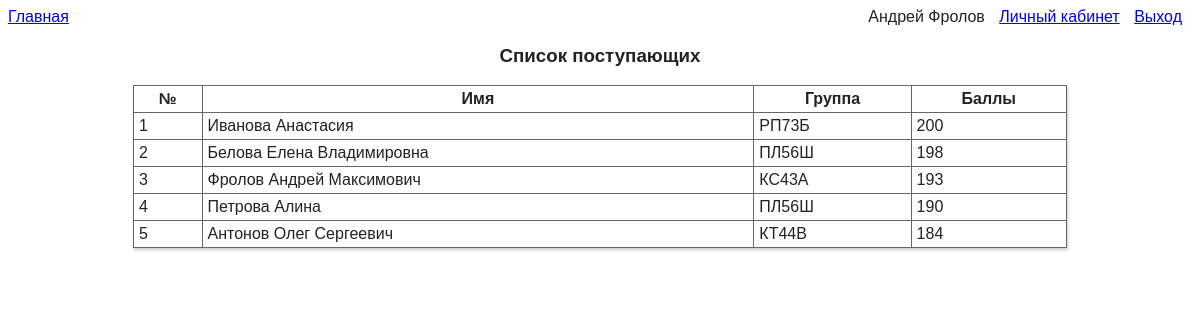
The app's page / (signed in) with its own data.
### tables this page shows
CREATE TABLE `abiturients` (
  `id` int(11) NOT NULL,
  `name` varchar(50) NOT NULL,
  `middleName` varchar(50) DEFAULT NULL,
  `surname` varchar(50) NOT NULL,
  `sex` int(11) NOT NULL,
  `groupNumber` varchar(50) NOT NULL,
  `mark` int(11) NOT NULL,
  `birthDate` date NOT NULL,
  `hostel` int(11) NOT NULL,
  `email` varchar(50) NOT NULL,
  `password` varchar(50) NOT NULL
);

### app/controllers/SiteController.php (called while the page is built, shortened)
<?php
class SiteController
{
    public function actionIndex()
    {
        $abiturientDG = new AbiturientDataGateway();
        $abiturientsList = $abiturientDG->selectByQuery();
        if (isset($_SESSION["id"])) {
            $user = $abiturientDG->selectById($_SESSION["id"]);
        }
        require_once ROOT . "/views/list.php";
    }
}

### app/Router.php (called while the page is built)
<?php
class Router
{
    private $routes;
    public function __construct() {
        $routesPath = ROOT . '/config/routes.php';
        $this->routes = include $routesPath;
    }
    public function getURI()
    {
        if(!empty($_SERVER['REQUEST_URI'])) {
            return substr_replace($_SERVER['REQUEST_URI'], "", 0, 1);
        }
    }
    public function run()
    {
        $uri = $this->getURI();
        if (in_array($uri, $this->routes)) {
            $actionName = "action" . ucfirst($uri);
        } else {
            $actionName = "actionIndex";
        }
        $controllerObject = new SiteController();
        $result = call_user_func(array($controllerObject, $actionName));
    }
}

### public/index.php (called while the page is built, shortened)
<?php
$router = new Router();
$router->run();

### app/models/AbiturientDataGateway.php (called while the page is built, shortened)
<?php
class AbiturientDataGateway
{
    public $pdo;
    public function __construct() {
        $paramsPath = ROOT . "/config/db_params.php";
        $params = include($paramsPath);
        try {
            $pdo = new PDO("mysql:host={$params['host']}; dbname={$params['dbname']}", $params['user'], $params['password']);
            $pdo->setAttribute(PDO::ATTR_ERRMODE, PDO::ERRMODE_EXCEPTION);
            $pdo->exec('SET NAMES "utf8"');
        } catch (PDOException $e) {
            $e->getMessage();
        }
        $this->pdo = $pdo;
    }
    public function selectByQuery($searchQuery = '')
    {
        $abiturientsList = array();
        $sql = "SELECT name, middleName, surname, groupNumber, mark " .
                 "FROM abiturients " .
                "WHERE name LIKE :searchQuery " .
                   "OR surname LIKE :searchQuery " .
                   "OR groupNumber LIKE :searchQuery " .
                   "OR mark LIKE :searchQuery " .
                "ORDER BY mark DESC";
        $result = $this->pdo->prepare($sql);
        $result->bindValue(":searchQuery", $searchQuery . "%");
        $result->execute();
        $i = 0;
        $number = 1;
        while ($row = $result->fetch()) {
            $abiturientsList[$i]["number"] = $number;
            $abiturientsList[$i]["fullName"] = $row["surname"] . " " . $row["name"] . " " . $row["middleName"];
            $abiturientsList[$i]["groupNumber"] = $row["groupNumber"];
            $abiturientsList[$i]["mark"] = $row["mark"];
            $i++;
            $number++;
        }
        return $abiturientsList;
    }
    public function selectById($id)
    {
        $sql = "SELECT name, middleName, surname, sex, groupNumber, mark, birthDate, hostel " .
                 "FROM abiturients " .
                "WHERE id = :id";
        $result = $this->pdo->prepare($sql);
        $result->bindParam(":id", $id, PDO::PARAM_STR);
        $result->execute();
        return $result->fetch();
    }
}

### app/views/list.php (the view)
<?php include ROOT . "/views/layouts/header.php" ?>
  <div>
    <table border="1">
      <caption><h3>Cписок поступающих</h3></caption>
      <tr>
        <th>№</th>
        <th>Имя</th>
        <th>Группа</th>
        <th>Баллы</th>
      </tr>
      <?php foreach ($abiturientsList as $row): ?>
      <tr>
        <?php foreach ($row as $name => $cell): ?>
        <td><?php echo $cell; ?></td>
        <?php endforeach; ?>
      </tr>
      <?php endforeach; ?>
    </table>
  </div>
</body>
</html>

### app/views/layouts/header.php (shortened to what this page needs)
<!DOCTYPE html>
<html lang="en">
<head>
  <link type="text/css" rel="stylesheet" href="/styles/style.css"/>
</head>
<body>
  <div id="header">
    <div id="main">
      <ul class="menu">
        <li><a href=".">Главная</a></li>
      </ul>
    </div>
    <div id="user">
      <ul class="menu">
        <?php if (isset($_SESSION["id"])): ?>
        <li><?php echo $user["name"] . " " . $user["surname"]; ?></li>
        <li><a href="cabinet">Личный кабинет</a></li>
        <li><a href="logout">Выход</a></li>
        <?php else: ?>
        <li><a href="login">Вход</a>
        <li><a href="register">Регистрация</a>
        <?php endif; ?>
      </ul>
    </div>
  </div>

### public/styles/style.css (style rules this page uses)
body { background-color: #fff; color: #222; font-family: sans-serif; }
table { border-collapse: collapse; border: 0; width: 934px; box-shadow: 1px 2px 3px #ccc; margin-left: auto; margin-right: auto; }
td, th { border: 1px solid #666; vertical-align: baseline; padding: 4px 5px; }
#header div { display: inline-block; }
#header #user { float: right; }
ul.menu { padding: 0; margin: 0; }
.menu li { margin-right: 10px; display: inline; }

### records on screen
abiturients: name "Андрей", surname "Фролов"
abiturients: cell "1", cell "Иванова Анастасия", groupNumber "РП73Б", mark "200"
abiturients: cell "2", cell "Белова Елена Владимировна", groupNumber "ПЛ56Ш", mark "198"
abiturients: cell "4", cell "Петрова Алина", groupNumber "ПЛ56Ш", mark "190"
abiturients: cell "5", cell "Антонов Олег Сергеевич", groupNumber "КТ44В", mark "184"

### other values on screen
$cell "3"
$cell "Фролов Андрей Максимович"
$cell "КС43А"
$cell "193"
